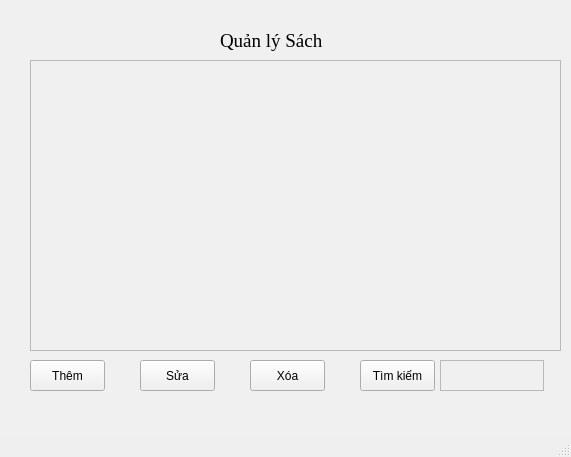
<?xml version="1.0" encoding="UTF-8"?>
<ui version="4.0">
 <class>MainWindow</class>
 <widget class="QMainWindow" name="MainWindow">
  <property name="geometry">
   <rect>
    <x>0</x>
    <y>0</y>
    <width>571</width>
    <height>457</height>
   </rect>
  </property>
  <property name="windowTitle">
   <string>MainWindow</string>
  </property>
  <property name="styleSheet">
   <string notr="true">
</string>
  </property>
  <widget class="QWidget" name="centralwidget">
   <property name="styleSheet">
    <string notr="true">QWidget{
background-color: #f0f0f0;
}
</string>
   </property>
   <widget class="QLabel" name="label">
    <property name="geometry">
     <rect>
      <x>220</x>
      <y>30</y>
      <width>131</width>
      <height>21</height>
     </rect>
    </property>
    <property name="font">
     <font>
      <family>Times New Roman</family>
      <pointsize>14</pointsize>
     </font>
    </property>
    <property name="text">
     <string>Quản lý Sách</string>
    </property>
   </widget>
   <widget class="QListView" name="lvQuanLySach">
    <property name="geometry">
     <rect>
      <x>30</x>
      <y>60</y>
      <width>531</width>
      <height>291</height>
     </rect>
    </property>
   </widget>
   <widget class="QPushButton" name="btnThemSach">
    <property name="geometry">
     <rect>
      <x>30</x>
      <y>360</y>
      <width>75</width>
      <height>31</height>
     </rect>
    </property>
    <property name="text">
     <string>Thêm</string>
    </property>
   </widget>
   <widget class="QPushButton" name="btnSuaSach">
    <property name="geometry">
     <rect>
      <x>140</x>
      <y>360</y>
      <width>75</width>
      <height>31</height>
     </rect>
    </property>
    <property name="text">
     <string>Sửa</string>
    </property>
   </widget>
   <widget class="QPushButton" name="btnXoaSach">
    <property name="geometry">
     <rect>
      <x>250</x>
      <y>360</y>
      <width>75</width>
      <height>31</height>
     </rect>
    </property>
    <property name="text">
     <string>Xóa</string>
    </property>
   </widget>
   <widget class="QPushButton" name="btnTimkiem">
    <property name="geometry">
     <rect>
      <x>360</x>
      <y>360</y>
      <width>75</width>
      <height>31</height>
     </rect>
    </property>
    <property name="text">
     <string>Tìm kiếm</string>
    </property>
   </widget>
   <widget class="QTextEdit" name="txtTimKiem">
    <property name="geometry">
     <rect>
      <x>440</x>
      <y>360</y>
      <width>104</width>
      <height>31</height>
     </rect>
    </property>
   </widget>
  </widget>
  <widget class="QMenuBar" name="menubar">
   <property name="geometry">
    <rect>
     <x>0</x>
     <y>0</y>
     <width>571</width>
     <height>21</height>
    </rect>
   </property>
  </widget>
  <widget class="QStatusBar" name="statusbar"/>
 </widget>
 <resources/>
 <connections/>
</ui>
